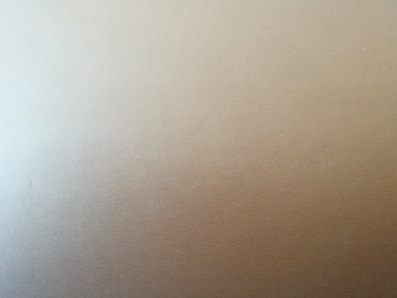
#> input picture Moudel10/Haralick/testing/IMG_20180127_104828.jpg, 397 x 298 px
$ python Canny.py --image ../Moudel10/Haralick/testing/IMG_20180127_104828.jpg
#> lines starting #> are read from the running program, lines starting #| are printed output that depends on the picture
import argparse
import cv2

ap = argparse.ArgumentParser()
ap.add_argument("-i", "--image", required = True, help = "Path to the image")
args = vars(ap.parse_args())

image = cv2.imread(args["image"])
#> image is the input picture: shape (298, 397, 3); mean B, G, R 145.3, 159.2, 169.4

gray = cv2.cvtColor(image, cv2.COLOR_BGR2GRAY)
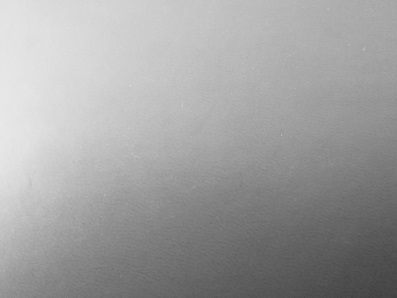
#> gray: shape (298, 397); min 65, max 233, mean 160.7

blurred = cv2.GaussianBlur(gray, (5, 5), 0)

cv2.imshow("Original", image)
cv2.imshow("Blurred", blurred)

wide = cv2.Canny(blurred, 10, 20)
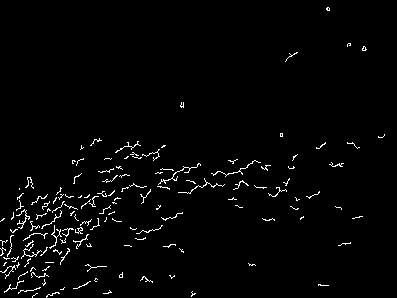
#> wide: shape (298, 397); 2.1% white in thin lines or dots
mid = cv2.Canny(blurred, 30, 50)
#> mid: shape (298, 397); every value is 0
tight = cv2.Canny(blurred, 240, 250)

cv2.imshow("Wide Edge Map", wide)
cv2.imshow("Mide Edge Map", mid)
cv2.imshow("Tight Edge Map", tight)
cv2.waitKey(0)

$ run again, on Moudel10/Haralick/testing/lattice_05.jpg
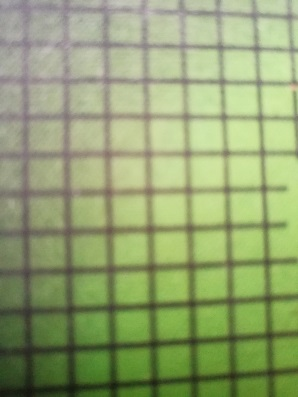
#> input picture Moudel10/Haralick/testing/lattice_05.jpg, 298 x 397 px
#> image is the input picture: shape (397, 298, 3); mean B, G, R 113.1, 162.3, 146.6
#> `wide = cv2.Canny(blurred, 10, 20)`:
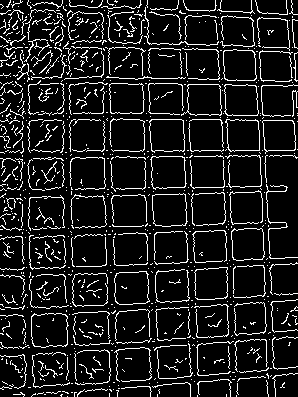
#> wide: shape (397, 298); 11.2% white in thin lines or dots
#> `mid = cv2.Canny(blurred, 30, 50)`:
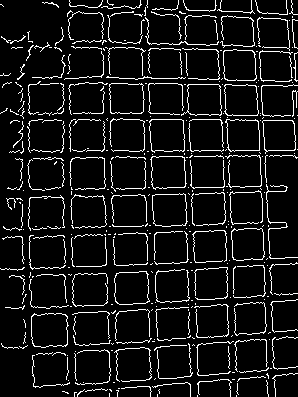
#> mid: shape (397, 298); 8.6% white in thin lines or dots
#> tight: shape (397, 298); every value is 0
